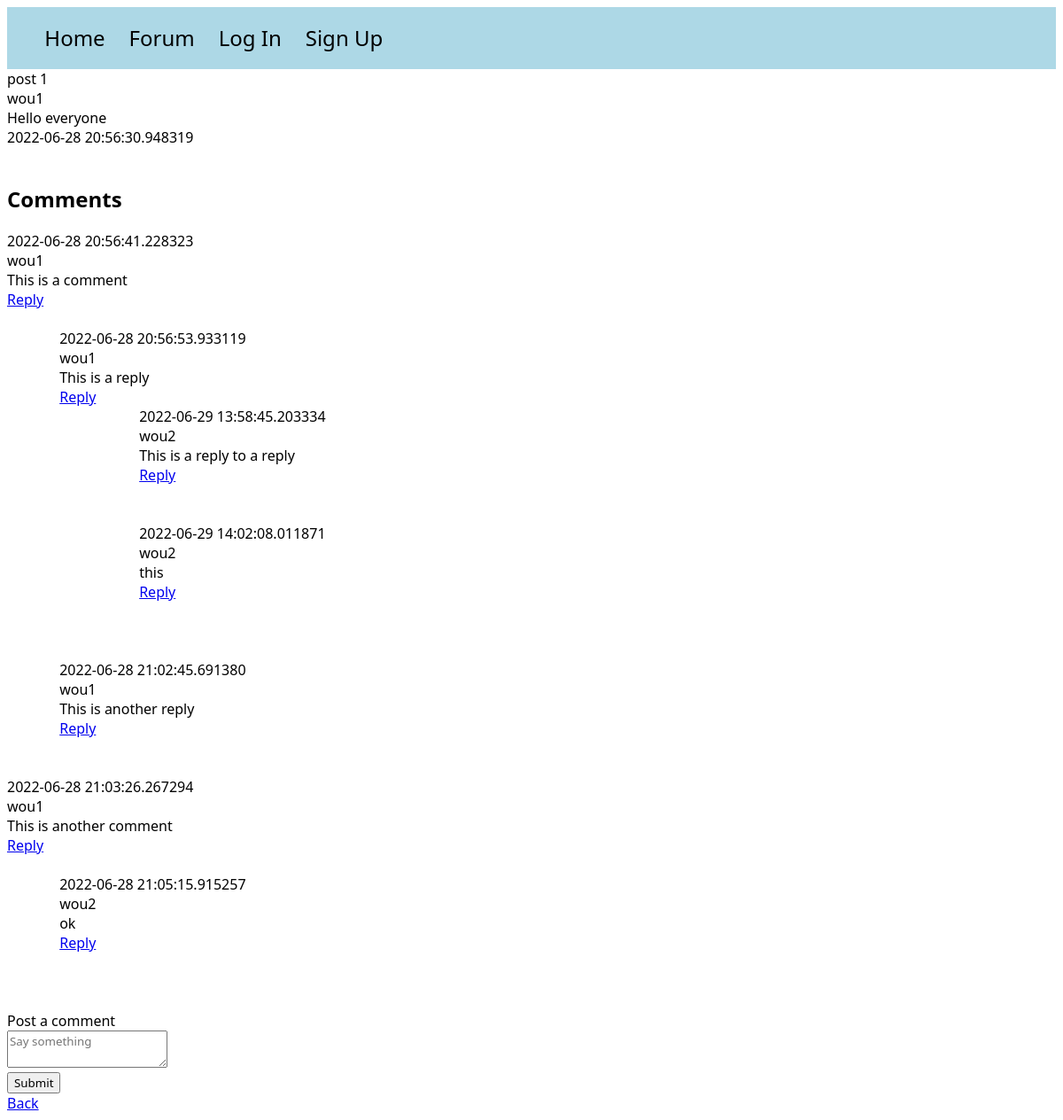
Before: /posts/1 with the older database file.
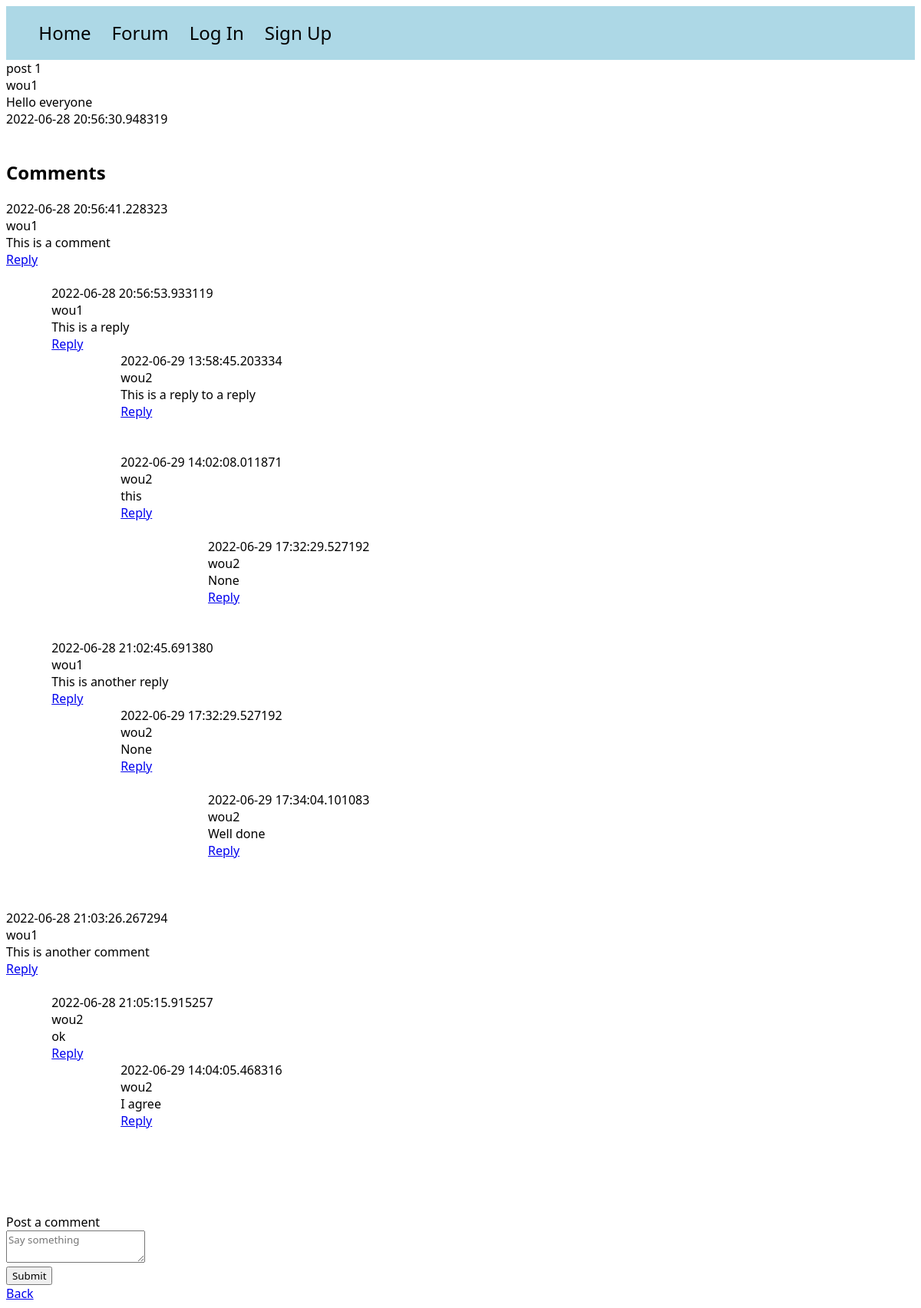
After: the same page with the newer database file.
### models.py (models this page shows)
class Post(db.Model):
    id = db.Column(db.Integer, primary_key=True)
    title = db.Column(db.String(100))
    content = db.Column(db.Text)
    poster_id = db.Column(db.Integer, db.ForeignKey(User.id))
    date_posted = db.Column(db.DateTime, default=datetime.utcnow)
    slug = db.Column(db.String(256))
    comments = db.relationship('Comment', backref='commented_post')

class User(UserMixin, db.Model):
    id = db.Column(db.Integer, primary_key=True)
    email = db.Column(db.String(100), unique=True)
    password = db.Column(db.String(100))
    name = db.Column(db.String(1000))
    last_seen = db.Column(db.String(100))
    posts = db.relationship('Post', backref='poster')

class Comment(db.Model):
    id = db.Column(db.Integer, primary_key=True)
    author_id = db.Column(db.Integer, db.ForeignKey(User.id))
    author_name = db.relationship('User', backref='comment_poster')
    content = db.Column(db.Text)
    timestamp = db.Column(db.DateTime, default=datetime.utcnow)
    post_id = db.Column(db.Integer, db.ForeignKey(Post.id))
    replies = db.relationship('Reply', backref='replied_comment')

class Reply(db.Model):
    id = db.Column(db.Integer, primary_key=True)
    reply_author_id = db.Column(db.Integer, db.ForeignKey(User.id))
    reply_author_name = db.relationship('User', backref='reply_poster')
    content = db.Column(db.Text)
    timestamp = db.Column(db.DateTime, default=datetime.utcnow)
    comment_id = db.Column(db.Integer, db.ForeignKey(Comment.id))
    post_id = db.Column(db.Integer, db.ForeignKey(Post.id))
    replies = db.relationship('ReplyThread', backref='replied_thread')

class ReplyThread(db.Model):
    id = db.Column(db.Integer, primary_key=True)
    author_id = db.Column(db.Integer, db.ForeignKey(User.id))
    author_name = db.relationship('User', backref='reply_thread_poster')
    content = db.Column(db.Text)
    timestamp = db.Column(db.DateTime, default=datetime.utcnow)
    reply_id = db.Column(db.Integer, db.ForeignKey(Reply.id))
    parent_id = db.Column(db.Integer, db.ForeignKey('reply_thread.id'))
    children = db.relationship('ReplyThread', backref='parent', remote_side=[id])
    post_id = db.Column(db.Integer, db.ForeignKey(Post.id))

### app.py (the view)
@app.route('/posts/<int:id>')
def post(id):
    post = Post.query.get_or_404(id)
    comments = Comment.query.order_by(Comment.timestamp)
    replies = Reply.query.order_by(Reply.timestamp)
    reply_threads = ReplyThread.query.order_by(ReplyThread.timestamp)
    specific_comments = [comment for comment in comments if comment.post_id == id]
    return render_template("post.html", post=post, comments=specific_comments, replies=replies, reply_threads=reply_threads, reply_thread_continued=reply_threads)

### templates/post.html (shortened to what this page needs)
<!DOCTYPE html>
<html lang="en">
<head>
</head>
<link rel="stylesheet" href="/static/style.css">
<body>
<div id="navbar">
    <ul>
        <a href="{{ url_for('home') }}"><li>Home</li></a>
        <a href="{{ url_for('posts') }}"><li>Forum</li></a>
         {% if not current_user.is_authenticated %}
        <a href="{{ url_for('auth.login') }}"><li>Log In</li></a> <a href="{{ url_for('auth.signup') }}"><li>Sign Up</li></a>
        {% endif %}
    </ul>
</div>
{{ post.title }}<br>
{{ post.poster.name }}<br>
{{ post.content }}<br>
{{ post.date_posted }}<br><br>
<div id="comment-container">
    <h2>Comments</h2>
    {% for comment in comments %}
        {{ comment.timestamp }} <br>
        {{ comment.author_name.name }} <br>
        {{ comment.content }} <br>
        <a href="{{ url_for('reply_comment', id=comment.id) }}">Reply</a>
        <br> <br>
        <div id="comment-reply-container">
        {% for reply in replies %}
            {% if reply.comment_id == comment.id %}
                {{ reply.timestamp }} <br>
                {{ reply.reply_author_name.name }} <br>
                {{ reply.content }} <br>
                <a href="{{ url_for('reply_thread', id=reply.id) }}">Reply</a> <br>
                <div id="reply-thread-container">
                    {% for reply_thread in reply_threads %}
                    {% if reply_thread.reply_id == reply.id %}
                        {{ reply_thread.timestamp }} <br>
                        {{ reply_thread.author_name.name }} <br>
                        {{ reply_thread.content }} <br>
                        <a href="{{ url_for('reply_thread_continue', id=reply_thread.id) }}">Reply</a> <br><br>
                        <div id="highest-depth-reply-container">
                            {% for reply_thread_continue in reply_thread_continued %}
                                {% if reply_thread_continue.parent_id == reply_thread.id %}
                                    {{ reply_thread_continue.timestamp }} <br>
                                    {{ reply_thread_continue.author_name.name }} <br>
                                    {{ reply_thread_continue.content }} <br>
                                    <a href="{{ url_for('reply_thread_continue', id=reply_thread.id) }}">Reply</a> <br>
                                {% endif %}
                            {% endfor %}
                        </div>
                        <br>
                    {% endif %}
                {% endfor %}
                </div>
                <br>
            {% endif %}
        {% endfor %} <br>
        </div>
    {% endfor %}
</div>
<br>
<div id="add-comment-container">
    <form class="comment-form" action="{{ url_for('post_comment', id=post.id) }}" method="post">
        <label for="comment-content">Post a comment</label>
        <div class="field">
            <textarea id="comment-content" name="comment_body" placeholder="Say something"></textarea>
        </div>
        <input type="submit">
    </form>
</div>
<a href="{{ url_for('posts') }}">Back</a>
</body>
</html>

### static/style.css (style rules this page uses)
* { font-family: Segoe UI; }
#navbar { background-color: lightblue; padding: 0.2%; }
li { font-size: 1.5em; text-decoration: none; color: black; display: inline-block; padding-right: 2%; }
#comment-reply-container { margin-left: 5%; }
#reply-thread-container { margin-left: 8%; }
#highest-depth-reply-container { margin-left: 11%; }

Changed rows visible on the page:
added ReplyThread: timestamp "2022-06-29 17:32:29.527192", author_name.name "wou2", content "None"
added ReplyThread: timestamp "2022-06-29 17:34:04.101083", author_name.name "wou2", content "Well done", shown under "2022-06-29 17:32:29.527192"
added ReplyThread: timestamp "2022-06-29 14:04:05.468316", author_name.name "wou2", content "I agree", shown under Reply "ok"
